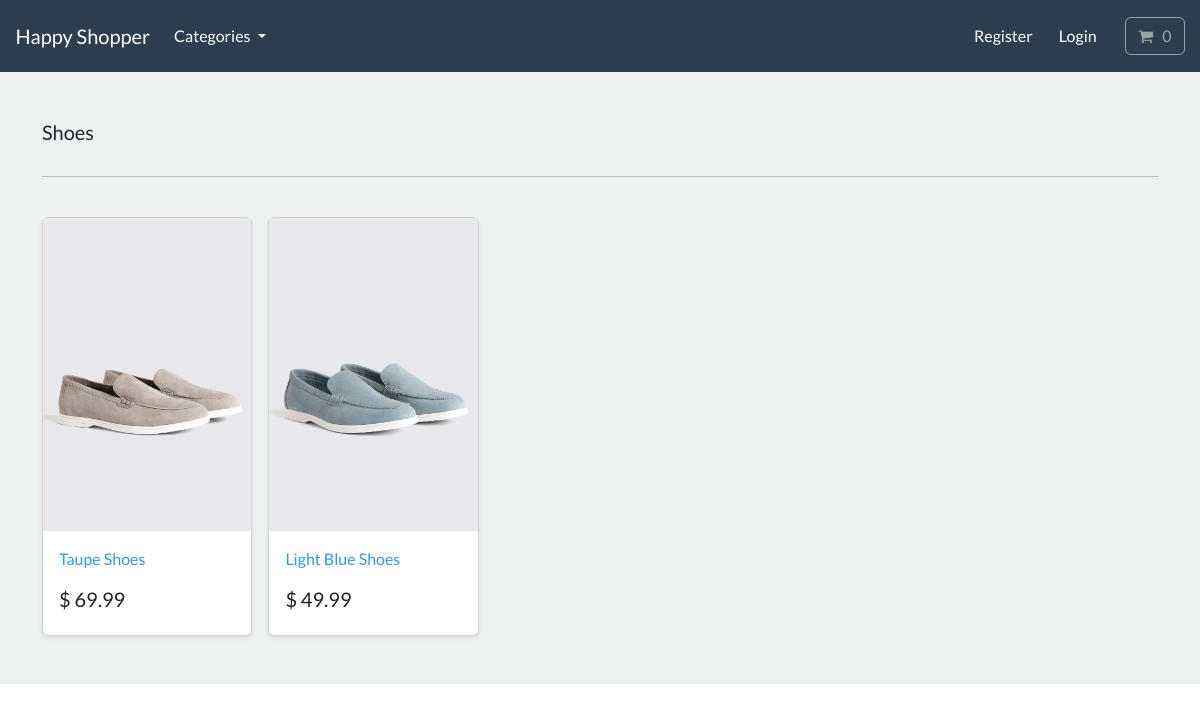
The page /search/shoes/ on the database its author committed.
### store/models.py (models this page shows, shortened)
class Category(models.Model):
    name = models.CharField(max_length=250, db_index=True)
    slug = models.SlugField(max_length=250, unique=True)
    class Meta:
        verbose_name_plural = 'categories'
    def get_absolute_url(self):
        return reverse('list-category', args=[self.slug])

class Product(models.Model):
    category = models.ForeignKey(Category, related_name='product', on_delete=models.CASCADE, null=True)
    title = models.CharField(max_length=250)
    brand = models.CharField(max_length=250, default='un-branded')
    description = models.TextField(blank=True)
    slug = models.SlugField(max_length=255)
    price = models.DecimalField(max_digits=4, decimal_places=2)
    image = models.ImageField(upload_to='images/')
    class Meta:
        verbose_name_plural = 'products'
    def get_absolute_url(self):
        return reverse('product-info', args=[self.slug])

### store/views.py (the view)
# urls.py: path('search/<slug:category_slug>/', views.list_category, name='list-category'),
def list_category(request, category_slug=None):
    category = get_object_or_404(Category, slug=category_slug)
    products = Product.objects.filter(category=category)
    return render(request, 'store/list-category.html', {'category':category, 'products': products})

### cart/cart.py (called while the page is built)
    def __len__(self):
        return sum(item['qty'] for item in self.cart.values())

### cart/context_processors.py (called while the page is built)
def cart(request):
    return {'cart': Cart(request)}

### store/views.py (called while the page is built)
def categories(request):
    all_categories = Category.objects.all()
    return {'all_categories': all_categories}

### store/templates/store/list-category.html
{% extends "./base.html" %}
{% load static %}
{% block content %}
<main>
  <div class="album py-5 bg-light">
    <div class="container">
      <div class="pb-3 h5"> {{ category.name }} </div>
      <hr>
      <br>
      <div class="row row-cols-1 row-cols-sm-2 row-cols-md-5 g-3">
        {% for product in products %}
        <div class="col">
          <div class="card shadow-sm">
          <img class="img-fluid" alt="Responsive image" src="{{ product.image.url }}">
            <div class="card-body">
              <p class="card-text">
                <a class="text-info text-decoration-none" href="{{ product.get_absolute_url }}"> {{ product.title }} </a>
              </p>
              <div class="d-flex justify-content-between align-items-center">
                <h5> $ {{ product.price }} </h5>
              </div>
            </div>
          </div>
        </div>
        {% endfor %}
      </div>
    </div>
  </div>
</main>
{% endblock %}

### rows shown on the page
Category: name "Shoes"
Product: image (picture), title "Taupe Shoes", price "69.99"
Product: image (picture), title "Light Blue Shoes", price "49.99"
